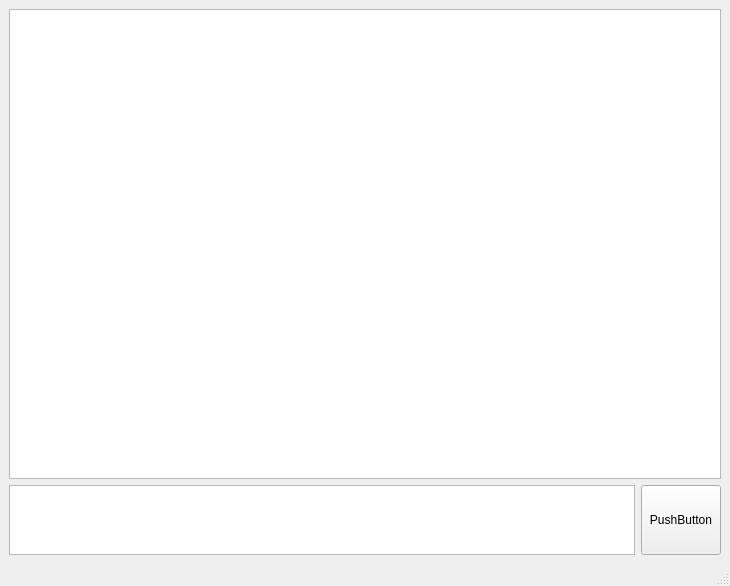
<?xml version="1.0" encoding="UTF-8"?>
<ui version="4.0">
 <class>MainWindow</class>
 <widget class="QMainWindow" name="MainWindow">
  <property name="geometry">
   <rect>
    <x>0</x>
    <y>0</y>
    <width>730</width>
    <height>586</height>
   </rect>
  </property>
  <property name="windowTitle">
   <string>MainWindow</string>
  </property>
  <widget class="QWidget" name="centralwidget">
   <layout class="QGridLayout" name="gridLayout">
    <item row="0" column="0">
     <layout class="QVBoxLayout" name="verticalLayout" stretch="9,1">
      <item>
       <widget class="QTextBrowser" name="textBrowser">
        <property name="html">
         <string>&lt;!DOCTYPE HTML PUBLIC &quot;-//W3C//DTD HTML 4.0//EN&quot; &quot;http://www.w3.org/TR/REC-html40/strict.dtd&quot;&gt;
&lt;html&gt;&lt;head&gt;&lt;meta name=&quot;qrichtext&quot; content=&quot;1&quot; /&gt;&lt;style type=&quot;text/css&quot;&gt;
p, li { white-space: pre-wrap; }
&lt;/style&gt;&lt;/head&gt;&lt;body style=&quot; font-family:'SimSun'; font-size:9pt; font-weight:400; font-style:normal;&quot;&gt;
&lt;p style=&quot;-qt-paragraph-type:empty; margin-top:0px; margin-bottom:0px; margin-left:0px; margin-right:0px; -qt-block-indent:0; text-indent:0px;&quot;&gt;&lt;br /&gt;&lt;/p&gt;&lt;/body&gt;&lt;/html&gt;</string>
        </property>
       </widget>
      </item>
      <item>
       <layout class="QHBoxLayout" name="horizontalLayout">
        <item>
         <widget class="QTextEdit" name="textEdit">
          <property name="html">
           <string>&lt;!DOCTYPE HTML PUBLIC &quot;-//W3C//DTD HTML 4.0//EN&quot; &quot;http://www.w3.org/TR/REC-html40/strict.dtd&quot;&gt;
&lt;html&gt;&lt;head&gt;&lt;meta name=&quot;qrichtext&quot; content=&quot;1&quot; /&gt;&lt;style type=&quot;text/css&quot;&gt;
p, li { white-space: pre-wrap; }
&lt;/style&gt;&lt;/head&gt;&lt;body style=&quot; font-family:'SimSun'; font-size:9pt; font-weight:400; font-style:normal;&quot;&gt;
&lt;p style=&quot;-qt-paragraph-type:empty; margin-top:0px; margin-bottom:0px; margin-left:0px; margin-right:0px; -qt-block-indent:0; text-indent:0px;&quot;&gt;&lt;br /&gt;&lt;/p&gt;&lt;/body&gt;&lt;/html&gt;</string>
          </property>
         </widget>
        </item>
        <item>
         <widget class="QPushButton" name="pushButton">
          <property name="minimumSize">
           <size>
            <width>0</width>
            <height>70</height>
           </size>
          </property>
          <property name="text">
           <string>PushButton</string>
          </property>
         </widget>
        </item>
       </layout>
      </item>
     </layout>
    </item>
   </layout>
  </widget>
  <widget class="QMenuBar" name="menubar">
   <property name="geometry">
    <rect>
     <x>0</x>
     <y>0</y>
     <width>730</width>
     <height>23</height>
    </rect>
   </property>
  </widget>
  <widget class="QStatusBar" name="statusbar"/>
 </widget>
 <resources/>
 <connections/>
</ui>
